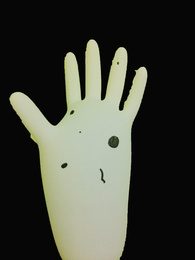
%> input picture Images/Holes/latexHoles1.jpg, 195 x 260 px, shrunk from 2448 x 3264 before the run
$ octave --eval "detectStain('Images/Holes/latexHoles1.jpg');"   (GNU Octave 9; MATLAB toolbox functions it lacks are replaced by stand-ins)
%> lines starting %> are read from the running program, lines starting %| are printed output that depends on the picture; in (x1, y1, x2, y2) boxes, pixels count from 0 and x2, y2 are one past the last pixel; in counts of white or black regions, pixels touching at a corner belong together; the program's own positions count from 1
function detectStain(input_img)
%> called with input_img = 'Images/Holes/latexHoles1.jpg'
    glove = imread(input_img);
%> glove is the input picture: size 260x195x3 uint8; mean R, G, B 65.1, 67.4, 57.9

    %Image prepocessing
    img_gray = rgb2gray(glove);

    %Morphology filter
    se = strel('square', 10);
    img_close=imclose(img_gray,se);
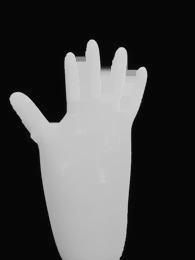
%> img_close: size 260x195 uint8; min 6, max 223, mean 69.7
    imshow(img_close),title('Closing');

    %Threshold
    s = size(img_close);
%> s = [260 195]
    y = zeros(s(1),s(2));
    for i=1:s(1)
        for j = 1:s(2)
            %if(img_close(i,j)>40)
            if(img_close(i,j)>80)
                y(i,j)=0;
            else
                y(i,j)=255;
            end
        end
    end
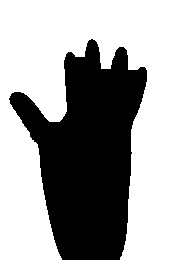
%> y: size 260x195 double; 65.7% white; 1 black region, box (x1, y1, x2, y2) and area: (9, 39, 147, 260) 17380
    img_bin = imbinarize(img_close,y);
    imshow(img_bin),title('bin');

    %Morphology
    se = strel('diamond', 15);
    img_open = imopen(img_bin,se);
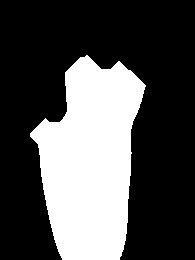
%> img_open: size 260x195 logical; 31.2% white; 1 white region, box (x1, y1, x2, y2) and area: (30, 55, 146, 260) 15798

    %Invert
    img_inv = imcomplement(img_open);

    %Filling
    img_fill=imfill(img_inv,'holes');

    %Morphology
    se = strel('square', 22);
    image_dilated = imdilate(img_fill, se);
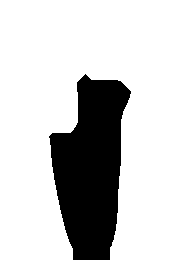
%> image_dilated: size 260x195 logical; 80.4% white; 1 black region, box (x1, y1, x2, y2) and area: (49, 74, 131, 260) 9944
    se = strel('square', 10);
    image_eroded = imerode(img_fill, se);
%> image_eroded: size 260x195 logical; 63.3% white; 1 black region, box (x1, y1, x2, y2) and area: (25, 50, 150, 260) 18632

    %Find boundaries
    img_boundaries = image_dilated - image_eroded;
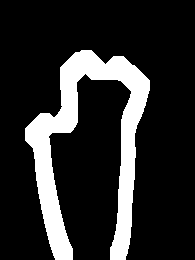
%> img_boundaries: size 260x195 double; values 0 (black) and 1 (white), 17.1% white; 1 white region
    result = imoverlay(glove, img_boundaries, [1 0 0]);
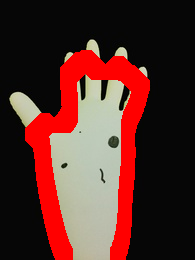
%> result: size 260x195x3 uint8; mean R, G, B 86.4, 44.1, 39.1

    %Find connecting points
    CC = bwconncomp(img_boundaries,8);
%> CC = 1 connected component

    % Use regionprops to compute the bounding box for each connected component
    stats = regionprops(CC, 'Area', 'BoundingBox');
%> stats = 1 region; box (x1, y1, x2, y2) and Area: (25, 50, 150, 260) 8688

    max_area = 100000;
    min_area = 5000;

    % Loop through each connected component and draw a bounding box around it
    figure; imshow(glove), title('Result'); hold on;
    for i = 1:CC.NumObjects
        if stats(i).Area<max_area && stats(i).Area>min_area
            rectangle('Position', stats(i).BoundingBox, 'EdgeColor', 'magenta', 'LineWidth', 2);
        % Add a label to the bounding box
        text(stats(i).BoundingBox(1)-20, stats(i).BoundingBox(2)-50, sprintf("Stain", i), ...
            'FontSize', 14, 'Color', 'magenta');
        end
    end
%> this loop made 1 pass
%> `detectStain('Images/Holes/latexHoles1.jpg');`:
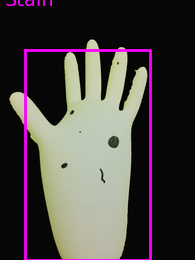
%> figure redrawn from the program's plot data; its title reads 'Result'
    hold off;
end

$ run again, on Images/Holes/latexHoles2.JPG
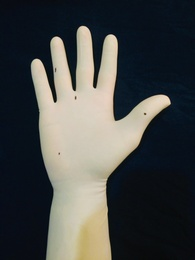
%> input picture Images/Holes/latexHoles2.JPG, 195 x 260 px, shrunk from 2448 x 3264 before the run
%> in detectStain, glove is the input picture: size 260x195x3 uint8; mean R, G, B 69.7, 71.8, 70.5
%> after the loop in detectStain, `for i=1:s(1)`:
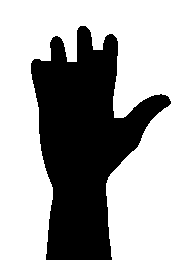
%> y: size 260x195 double; 66.9% white; 1 black region, box (x1, y1, x2, y2) and area: (31, 26, 171, 260) 16772
%> img_open: size 260x195 logical; 29.6% white; 1 white region, box (x1, y1, x2, y2) and area: (32, 48, 148, 260) 15017
%> image_dilated: size 260x195 logical; 82.8% white; 1 black region, box (x1, y1, x2, y2) and area: (47, 65, 131, 260) 8711
%> image_eroded: size 260x195 logical; 64.4% white; 1 black region, box (x1, y1, x2, y2) and area: (27, 43, 152, 260) 18056
%> img_boundaries: size 260x195 double; values 0 (black) and 1 (white), 18.4% white; 1 white region
%> CC = 1 connected component
%> stats = 1 region; box (x1, y1, x2, y2) and Area: (27, 43, 152, 260) 9345
%> the loop in detectStain, `for i = 1:CC.NumObjects` made 1 pass
%> `detectStain('Images/Holes/latexHoles1.jpg');`:
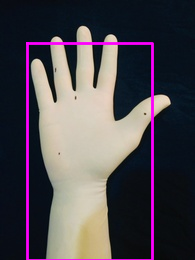
%> figure redrawn from the program's plot data; its title reads 'Result'

$ run again, on Images/Holes/latexHoles3.JPG
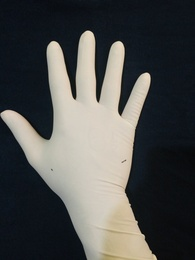
%> input picture Images/Holes/latexHoles3.JPG, 195 x 260 px, shrunk from 2448 x 3264 before the run
%> in detectStain, glove is the input picture: size 260x195x3 uint8; mean R, G, B 77.6, 78.4, 76.8
%> after the loop in detectStain, `for i=1:s(1)`:
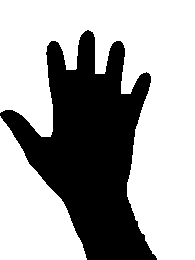
%> y: size 260x195 double; 64.9% white; 1 black region, box (x1, y1, x2, y2) and area: (0, 30, 157, 260) 17781
%> img_open: size 260x195 logical; 29.4% white; 1 white region, box (x1, y1, x2, y2) and area: (21, 62, 157, 260) 14930
%> image_dilated: size 260x195 logical; 82.8% white; 1 black region, box (x1, y1, x2, y2) and area: (39, 81, 140, 260) 8728
%> image_eroded: size 260x195 logical; 64.6% white; 1 black region, box (x1, y1, x2, y2) and area: (16, 57, 161, 260) 17942
%> img_boundaries: size 260x195 double; values 0 (black) and 1 (white), 18.2% white; 1 white region
%> CC = 1 connected component
%> stats = 1 region; box (x1, y1, x2, y2) and Area: (16, 57, 161, 260) 9214
%> the loop in detectStain, `for i = 1:CC.NumObjects` made 1 pass
%> `detectStain('Images/Holes/latexHoles1.jpg');`:
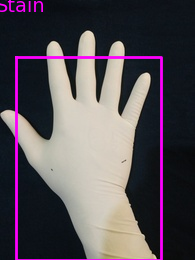
%> figure redrawn from the program's plot data; its title reads 'Result'

$ run again, on Images/Holes/latexHoles4.JPG
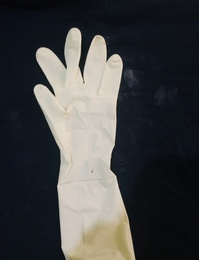
%> input picture Images/Holes/latexHoles4.JPG, 199 x 260 px, shrunk from 2448 x 3197 before the run
%> in detectStain, glove is the input picture: size 260x199x3 uint8; mean R, G, B 67.6, 68.3, 68.7
%> img_bin: size 260x199 logical; 29% white; 1 white region, box (x1, y1, x2, y2) and area: (33, 28, 135, 260) 15016
%> img_open: size 260x199 logical; 27.6% white; 1 white region, box (x1, y1, x2, y2) and area: (35, 38, 135, 260) 14260
%> image_dilated: size 260x199 logical; 84% white; 1 black region, box (x1, y1, x2, y2) and area: (52, 53, 124, 260) 8259
%> image_eroded: size 260x199 logical; 66.9% white; 1 black region, box (x1, y1, x2, y2) and area: (30, 33, 139, 260) 17114
%> img_boundaries: size 260x199 double; values 0 (black) and 1 (white), 17.1% white; 1 white region
%> CC = 1 connected component
%> stats = 1 region; box (x1, y1, x2, y2) and Area: (30, 33, 139, 260) 8855
%> the loop in detectStain, `for i = 1:CC.NumObjects` made 1 pass
%> `detectStain('Images/Holes/latexHoles1.jpg');`:
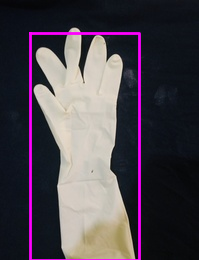
%> figure redrawn from the program's plot data; its title reads 'Result'
